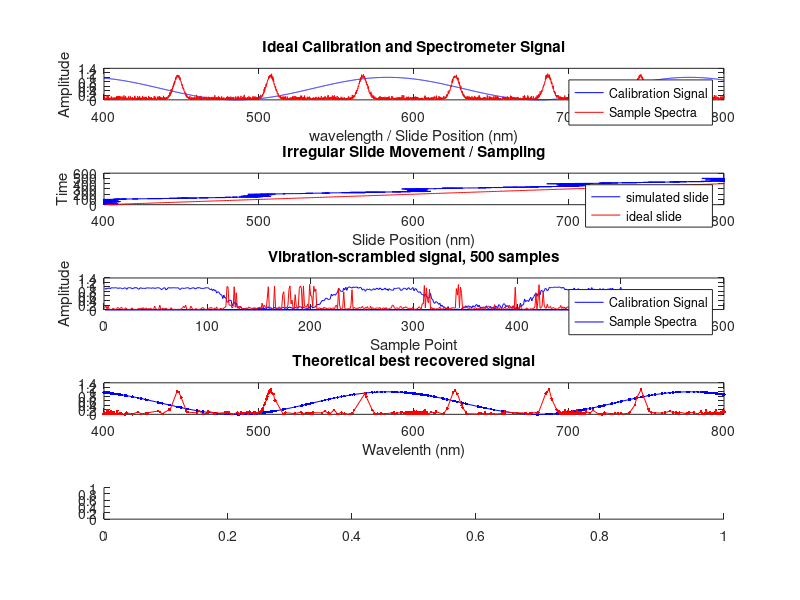

This chart was generated by the following MATLAB code: (Note: this script raises an error after producing the figure.)
clear all; %close all; clc;
%%---------------------------------------------------
%% Calculate ideal signal and calibration reference
%%---------------------------------------------------
FMAX = 800; %Max optical frequency in nm
FMIN = 400;

f_ref = [FMIN : 0.1 : FMAX];
calib_ref = (sin((f_ref + 50) /31)) / 2 + 0.5;
% Make a nice spiky waveform with noise as our spectrometer signal
ideal_signal = abs(sin(f_ref/19)) .^ 50 + (0.07 * abs(randn(size(f_ref)))); 

figure('Position', [50 50 1000 900]);
subplot(5,1,1);
plot(f_ref, calib_ref, 'b');
title('Ideal Calibration and Spectrometer Signal');

hold on;
plot(f_ref, ideal_signal, 'r');
legend('Calibration Signal', 'Sample Spectra');
xlabel('wavelength / Slide Position (nm)');
ylabel('Amplitude');

%%---------------------------------------------------
%% Simulate effects of vibration on sampling
%%---------------------------------------------------

% Generate "Jumpy" sample points. 
% Slide generally advances in halting jumps, with 
sp = zeros(500,1);
for idx = 1:100:500
  sp(idx:idx+100) = idx;
end  
% Smooth
filterCoeff = ones(1, 50) / 50;
sp = filter(filterCoeff, 1, sp);
% Offset
sp = sp + 400;
% Add Random Noise
sp = sp + 5 * randn(length(sp),1);


subplot(5,1,2);
plot( sp, 1:length(sp), 'b'); % Plot where our slide actually is
hold on; plot( (1:length(sp)) + FMIN, 1:length(sp) , 'r'); %Plot where it would be ideally
legend('simulated slide', 'ideal slide');
title('Irregular Slide Movement / Sampling');
xlim([FMIN, FMAX]);
xlabel('Slide Position (nm)');
ylabel('Time');
%calib_observed = calib_ref(sample_points);
%signal_observed = ideal_signal(sample_points);


% Read from the ideal data at the specified sample points
calib_sampled = zeros(length(sp));
signal_observed = zeros(size(sp));
for idx = 1:length(sp)
  % Find the index of the ideal data where the slide is
  idy = find(f_ref > (sp(idx)), 1 );
  if(isempty(idy))
    idy = length(calib_ref);
  end
  %sample the ideal data
  calib_sampled(idx) = calib_ref(idy);
  signal_observed(idx) = ideal_signal(idy);
end

subplot(5, 1, 3); plot(1:length(calib_sampled), calib_sampled, 'b');
hold on; plot(1:length(signal_observed), signal_observed, 'r');
legend('Calibration Signal', 'Sample Spectra');
title('Vibration-scrambled signal, 500 samples');
xlabel('Sample Point');
ylabel('Amplitude');

%----------------------------------------------------
% Plot best possible reconstruction results
%--------------------1--------------------------------
subplot(5,1,4); 
[sortedSP, sortIndex] = sort(sp);
calib_sampled_ordered = calib_sampled(sortIndex);
signal_observed_ordered = signal_observed(sortIndex);

plot(sortedSP, calib_sampled_ordered  , '-b.'); hold on;
plot(sortedSP, signal_observed_ordered, '-r.');
xlim([FMIN FMAX]);
title('Theoretical best recovered signal');
xlabel('Wavelenth (nm)');

%%---------------------------------------------------
%% Reconstruction Algorithm
%%---------------------------------------------------
recovered_timestamp = zeros(size(calib_sampled));
last_pos = FMIN;
pl = subplot(5,1,5);
for idx=1:length(calib_sampled)
  delete(pl);
  pl = subplot(5,1,5);

  % Find the nearest point to the last one
  % where the simulated calibration signal 
  % matches our observed calibration signal
  loc = find_nearest(calib_sampled(idx), calib_ref, last_pos, 100, 300);
  recovered_timestamp(idx) = f_ref(loc);
  last_pos = loc;
  if loc > last_pos; last_pos = loc; end;
  %assert(last_pos >= lpdebug);
  
  plot(recovered_timestamp(1:idx), calib_sampled(1:idx));
  xlim([FMIN-100 FMAX+100]);
  title('Reconstructing Calibration Signal');
  pause(0.01);
end  

%[wavelength calibration spectra] = specRecover(f_ref, calib_ref, calib_sampled, ...
%  signal_observed, FMIN, FMAX, 100, 300);
  
%Recovered_timestamp should match the uneven sampling points  
%%---------------------------------------------------
%% Plot reconstruction results
%%---------------------------------------------------
subplot(5,1,5); 

% Sort recovered timestamp and data vectors
[wavelength, srtidx] = sort(recovered_timestamp); %Sorted Recovered Timestamp (SRT), SRT Index list)
calibration = calib_sampled(srtidx);
spectra = signal_observed(srtidx);

% Plot sorted data
         plot(wavelength, calibration, '-b.');
hold on; plot(wavelength, spectra, '-r.');
title('Algorithmically recovered signal (RESULTS)');
legend('calibration', 'spectra')
xlim([FMIN, FMAX]);